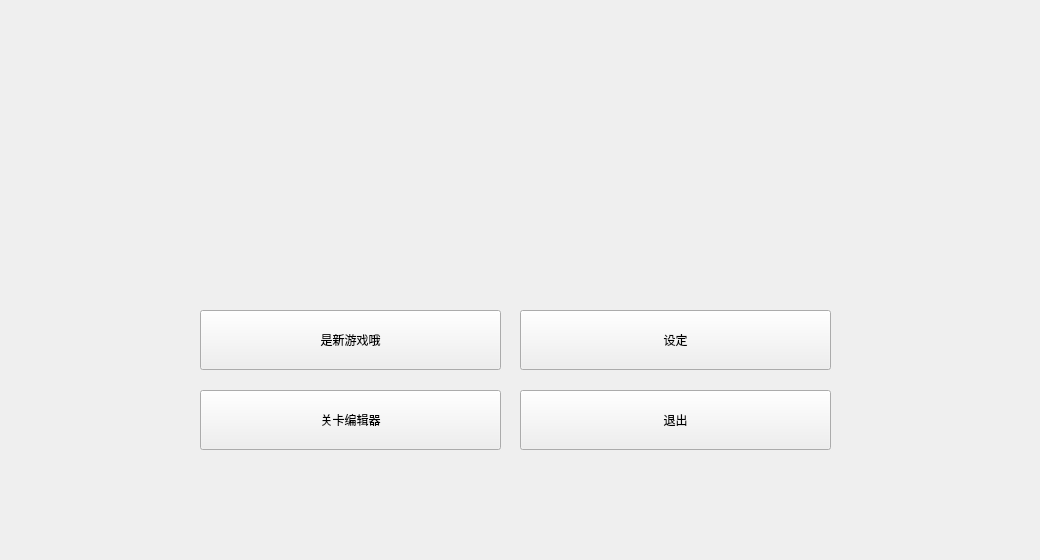
<?xml version="1.0" encoding="UTF-8"?>
<ui version="4.0">
 <class>Guide_Scene</class>
 <widget class="QWidget" name="Guide_Scene">
  <property name="geometry">
   <rect>
    <x>0</x>
    <y>0</y>
    <width>1040</width>
    <height>560</height>
   </rect>
  </property>
  <property name="windowTitle">
   <string>Guide_Scene</string>
  </property>
  <widget class="QLabel" name="label">
   <property name="geometry">
    <rect>
     <x>290</x>
     <y>90</y>
     <width>431</width>
     <height>161</height>
    </rect>
   </property>
   <property name="text">
    <string/>
   </property>
   <property name="pixmap">
    <pixmap resource="res.qrc">:/res/BIY_title_3.png</pixmap>
   </property>
   <property name="scaledContents">
    <bool>true</bool>
   </property>
  </widget>
  <widget class="QPushButton" name="b1_newgame">
   <property name="geometry">
    <rect>
     <x>200</x>
     <y>310</y>
     <width>301</width>
     <height>60</height>
    </rect>
   </property>
   <property name="minimumSize">
    <size>
     <width>60</width>
     <height>60</height>
    </size>
   </property>
   <property name="text">
    <string>是新游戏哦</string>
   </property>
   <property name="iconSize">
    <size>
     <width>20</width>
     <height>20</height>
    </size>
   </property>
  </widget>
  <widget class="QPushButton" name="b3_editor">
   <property name="geometry">
    <rect>
     <x>200</x>
     <y>390</y>
     <width>301</width>
     <height>60</height>
    </rect>
   </property>
   <property name="minimumSize">
    <size>
     <width>60</width>
     <height>60</height>
    </size>
   </property>
   <property name="text">
    <string>关卡编辑器</string>
   </property>
  </widget>
  <widget class="QPushButton" name="b2_setting">
   <property name="geometry">
    <rect>
     <x>520</x>
     <y>310</y>
     <width>311</width>
     <height>60</height>
    </rect>
   </property>
   <property name="minimumSize">
    <size>
     <width>60</width>
     <height>60</height>
    </size>
   </property>
   <property name="text">
    <string>设定</string>
   </property>
  </widget>
  <widget class="QPushButton" name="b4_exit">
   <property name="geometry">
    <rect>
     <x>520</x>
     <y>390</y>
     <width>311</width>
     <height>60</height>
    </rect>
   </property>
   <property name="minimumSize">
    <size>
     <width>60</width>
     <height>60</height>
    </size>
   </property>
   <property name="text">
    <string>退出</string>
   </property>
  </widget>
 </widget>
 <layoutdefault spacing="6" margin="11"/>
 <resources>
  <include location="res.qrc"/>
 </resources>
 <connections/>
</ui>
